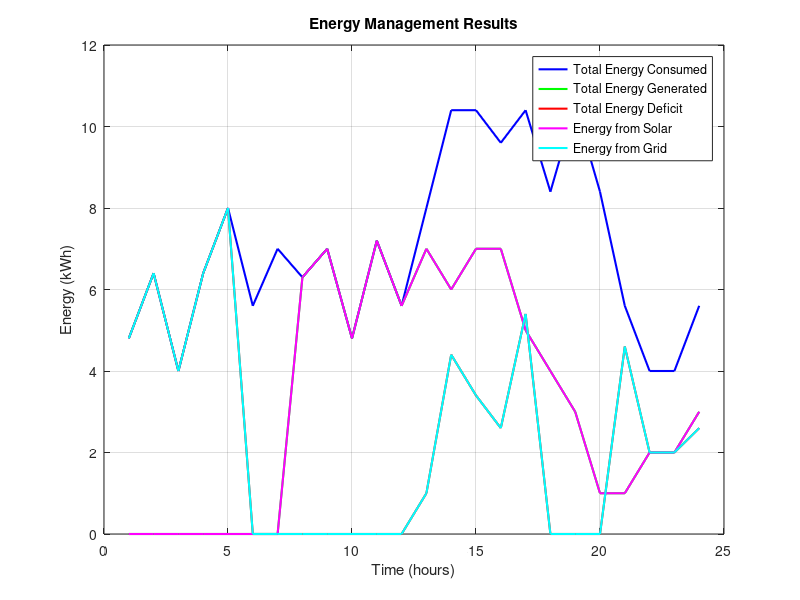
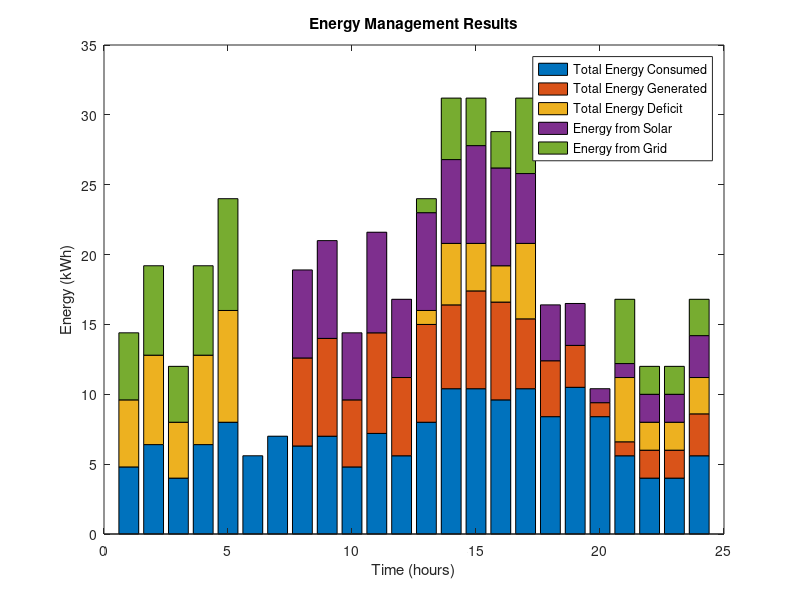
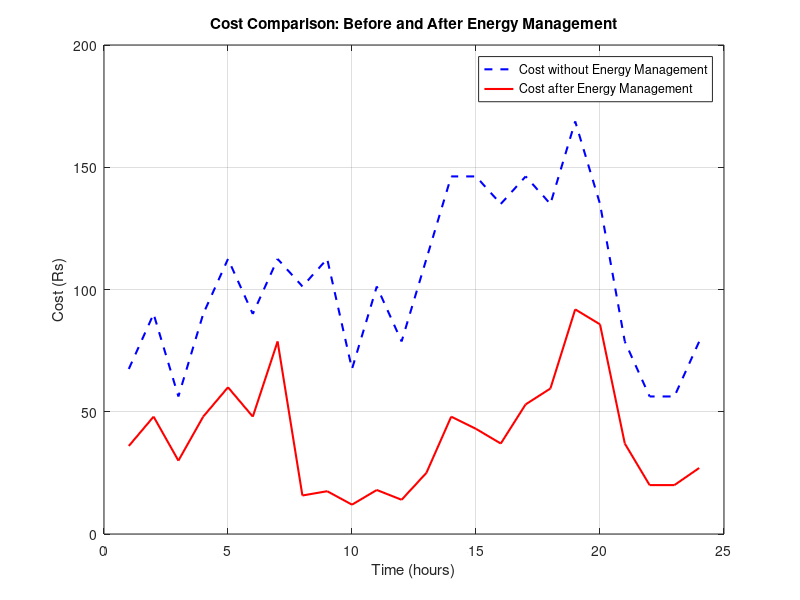
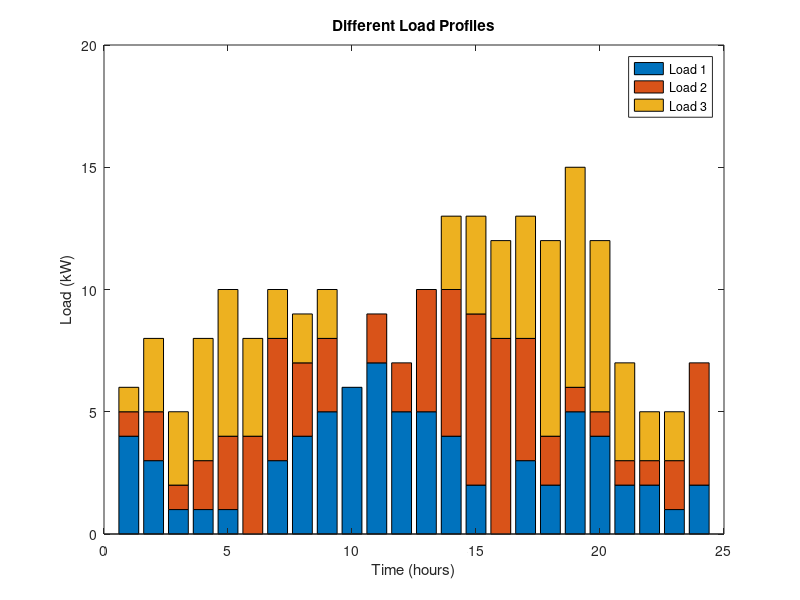

The MATLAB source for these figures, in order:
% Define data arrays
time = 1:24; % Time in hours
% Define updated data arrays for more realistic home usage 
load1 = [4, 3, 1, 1, 1, 0, 3, 4, 5, 6, 7, 5, 5, 4, 2, 0, 3, 2, 5, 4, 2, 2, 1, 2]; % Load profile for load 1 
load2 = [1, 2, 1, 2, 3, 4, 5, 3, 3, 0, 2, 2, 5, 6, 7, 8, 5, 2, 1, 1, 1, 1, 2, 5]; % Load profile for load 2 
load3 = [1, 3, 3, 5, 6, 4, 2, 2, 2, 0, 0, 0, 0, 3, 4, 4, 5, 8, 9, 7, 4, 2, 2, 0]; % Load profile for load 3
solar_power = [0, 0, 0, 0, 0, 0, 0, 7, 7, 8, 8, 6, 7, 6, 7, 7, 5, 4, 3, 1, 1, 2, 2, 3]; % Solar power generation profile
battery_capacity = 20; % Battery capacity in kWh
battery_charge_efficiency = 0.9; % Charging efficiency of the battery
battery_discharge_efficiency = 0.8; % Discharging efficiency of the battery

% Define load demand response parameters
demand_response_factor_peak = 0.7; % Load demand response factor during peak hours (70% of original load)
demand_response_factor_non_peak = 0.8; % Load demand response factor during non-peak hours (80% of original load)

% Initialize variables
total_energy_consumed = zeros(1, 24);
total_energy_generated = zeros(1, 24);
total_energy_deficit = zeros(1, 24);
total_energy_from_solar = zeros(1, 24);
total_energy_from_grid = zeros(1, 24);
total_energy_from_battery = zeros(1, 24);
battery_storage = 0;

% Energy management optimization
for i = 1:length(time)
    if ismember(i, [6, 7, 8, 9, 18, 19, 20])
        % Peak hours
        total_energy_consumed(i) = load1(i) * demand_response_factor_peak + load2(i) * demand_response_factor_peak + load3(i) * demand_response_factor_peak;
        
        % Peak hour energy management logic
        if solar_power(i) >= total_energy_consumed(i)
            total_energy_from_solar(i) = total_energy_consumed(i);
        elseif solar_power(i) + battery_storage >= total_energy_consumed(i)
            total_energy_from_solar(i) = solar_power(i);
            battery_storage = max(0, battery_storage + solar_power(i) - total_energy_consumed(i));
        else
            total_energy_from_solar(i) = solar_power(i) + min(total_energy_consumed(i) - solar_power(i), battery_storage / battery_discharge_efficiency);
            battery_storage = max(0, battery_storage - (total_energy_consumed(i) - solar_power(i)) * battery_charge_efficiency);
        end
        
        total_energy_generated(i) = total_energy_from_solar(i);
    else
       % Non-peak hours 
total_energy_consumed(i) = load1(i) * demand_response_factor_non_peak + load2(i) * demand_response_factor_non_peak + load3(i) * demand_response_factor_non_peak; 

% Non-peak hour energy management logic 
		if solar_power(i) >= total_energy_consumed(i) 
    			total_energy_from_solar(i) = total_energy_consumed(i); 
		else 
    			total_energy_from_solar(i) = solar_power(i); 
    			total_energy_from_grid(i) = max(0, total_energy_consumed(i) - solar_power(i)); 
		end 

			total_energy_generated(i) = total_energy_from_solar(i); 

		if total_energy_generated(i) < total_energy_consumed(i)
    			total_energy_deficit(i) = total_energy_consumed(i) - total_energy_generated(i);
		end
    end
end

    
    % Display results for each hour
    fprintf('Total Energy Consumed: %.2f kWh\n', total_energy_consumed(i));
    fprintf('Total Energy Generated: %.2f kWh\n', total_energy_generated(i));
    fprintf('Total Energy Deficit: %.2f kWh\n', total_energy_deficit(i));
    fprintf('Energy from Solar: %.2f kWh\n', total_energy_from_solar(i));
    fprintf('Energy from Grid: %.2f kWh\n\n', total_energy_from_grid(i));
   

% Plot the energy profiles as curves
figure;
plot(time, total_energy_consumed, 'b', 'LineWidth', 1.5);
hold on;
plot(time, total_energy_generated, 'g', 'LineWidth', 1.5);
plot(time, total_energy_deficit, 'r', 'LineWidth', 1.5);
plot(time, total_energy_from_solar, 'm', 'LineWidth', 1.5);
plot(time, total_energy_from_grid, 'c', 'LineWidth', 1.5);

xlabel('Time (hours)');
ylabel('Energy (kWh)');
legend('Total Energy Consumed', 'Total Energy Generated', 'Total Energy Deficit', 'Energy from Solar', 'Energy from Grid');
title('Energy Management Results');
grid on;

% Create a bar chart to visualize the results
figure;
bar(time, [total_energy_consumed; total_energy_generated; total_energy_deficit; total_energy_from_solar; total_energy_from_grid]', 'stacked');
xlabel('Time (hours)');
ylabel('Energy (kWh)');
legend('Total Energy Consumed', 'Total Energy Generated', 'Total Energy Deficit', 'Energy from Solar', 'Energy from Grid');
title('Energy Management Results');

% Define cost parameters
grid_price_peak = 11.25; % Grid electricity price during peak hours (Rs/kWh) 
grid_price_non_peak = 7.50; % Grid electricity price during non-peak hours (Rs/kWh) 
solar_price = 2.50; % Solar electricity price (Rs/kWh) 
battery_cost = 1.50; % Battery charging cost (Rs/kWh)

% Initialize cost variables
total_cost_grid = zeros(1, 24);
total_cost_solar = zeros(1, 24);
total_cost_battery = zeros(1, 24);

% Initialize variables
total_energy_consumed = zeros(1, 24);
total_energy_generated = zeros(1, 24);
total_energy_deficit = zeros(1, 24);
total_energy_from_solar = zeros(1, 24);
total_energy_from_grid = zeros(1, 24);
total_energy_from_battery = zeros(1, 24);
battery_storage = 0;

% Energy management optimization without cost-efficient savings
total_cost_no_optimization = zeros(1, 24);
for i = 1:length(time)
    total_energy_consumed(i) = load1(i) + load2(i) + load3(i);
    total_cost_no_optimization(i) = total_energy_consumed(i) * grid_price_peak;
end

% Energy management optimization with cost-efficient savings
total_cost_optimization = zeros(1, 24);
for i = 1:length(time)
    if ismember(i, [7, 8, 9, 18, 19, 20])
        % Peak hours
        total_energy_consumed(i) = load1(i) * demand_response_factor_peak + load2(i) * demand_response_factor_peak + load3(i) * demand_response_factor_peak;
        
        % Peak hour energy management logic for cost savings
        if solar_power(i) >= total_energy_consumed(i)
            total_energy_from_solar(i) = total_energy_consumed(i);
        else
            total_energy_from_solar(i) = min(solar_power(i), total_energy_consumed(i));
            total_energy_from_grid(i) = total_energy_consumed(i) - total_energy_from_solar(i);
        end
        
        % Battery usage for cost-efficient savings during peak hours
        battery_used = min(total_energy_consumed(i) - total_energy_from_solar(i), battery_storage);
        total_energy_from_battery(i) = battery_used * battery_discharge_efficiency;
        battery_storage = max(0, battery_storage - battery_used);
        
        % Calculate costs for optimization
        total_cost_solar = total_energy_from_solar(i) * solar_price;
        total_cost_grid = total_energy_from_grid(i) * grid_price_peak;
        total_cost_battery = battery_used * battery_cost;
        total_cost_optimization(i) = total_cost_solar + total_cost_grid + total_cost_battery;
    else
        % Non-peak hours
        total_energy_consumed(i) = load1(i) * demand_response_factor_non_peak + load2(i) * demand_response_factor_non_peak + load3(i) * demand_response_factor_non_peak;
        
        % Non-peak hour energy management logic for cost savings
        if solar_power(i) >= total_energy_consumed(i)
            total_energy_from_solar(i) = total_energy_consumed(i);
        else
            total_energy_from_solar(i) = solar_power(i);
            total_energy_from_grid(i) = total_energy_consumed(i) - solar_power(i);
        end
        
        % Calculate costs for optimization
        total_cost_solar = total_energy_from_solar(i) * solar_price;
        total_cost_grid = total_energy_from_grid(i) * grid_price_non_peak;
        total_cost_optimization(i) = total_cost_solar + total_cost_grid;
    end
end

% Calculate total costs for before and after optimization
total_costs_no_optimization = sum(total_cost_no_optimization);
total_costs_optimization = sum(total_cost_optimization);

% Display total costs for before and after optimization
fprintf('Total Cost without Energy Management: Rs%.2f\n', total_costs_no_optimization);
fprintf('Total Cost after Energy Management: Rs%.2f\n', total_costs_optimization);

% Plot the cost comparison
figure;
plot(time, total_cost_no_optimization, 'b--', 'LineWidth', 1.5);
hold on;
plot(time, total_cost_optimization, 'r', 'LineWidth', 1.5);
xlabel('Time (hours)');
ylabel('Cost (Rs)');
legend('Cost without Energy Management', 'Cost after Energy Management');
title('Cost Comparison: Before and After Energy Management');
grid on;

% Plot the different load profiles 
figure; 
bar(time, [load1; load2; load3]', 'stacked');
xlabel('Time (hours)'); ylabel('Load (kW)'); 
legend('Load 1', 'Load 2', 'Load 3'); 
title('Different Load Profiles');


 figure; 
 plot(time, load1, 'b', 'LineWidth', 1.5); 
 hold on; plot(time, load2, 'g', 'LineWidth', 1.5); 
 plot(time, load3, 'r', 'LineWidth', 1.5); xlabel('Time (hours)'); 
 ylabel('Load (kW)'); legend('Load 1', 'Load 2', 'Load 3'); 
 title('Different Load Profiles'); 
 grid on;
 
 
 
 
 
 
 